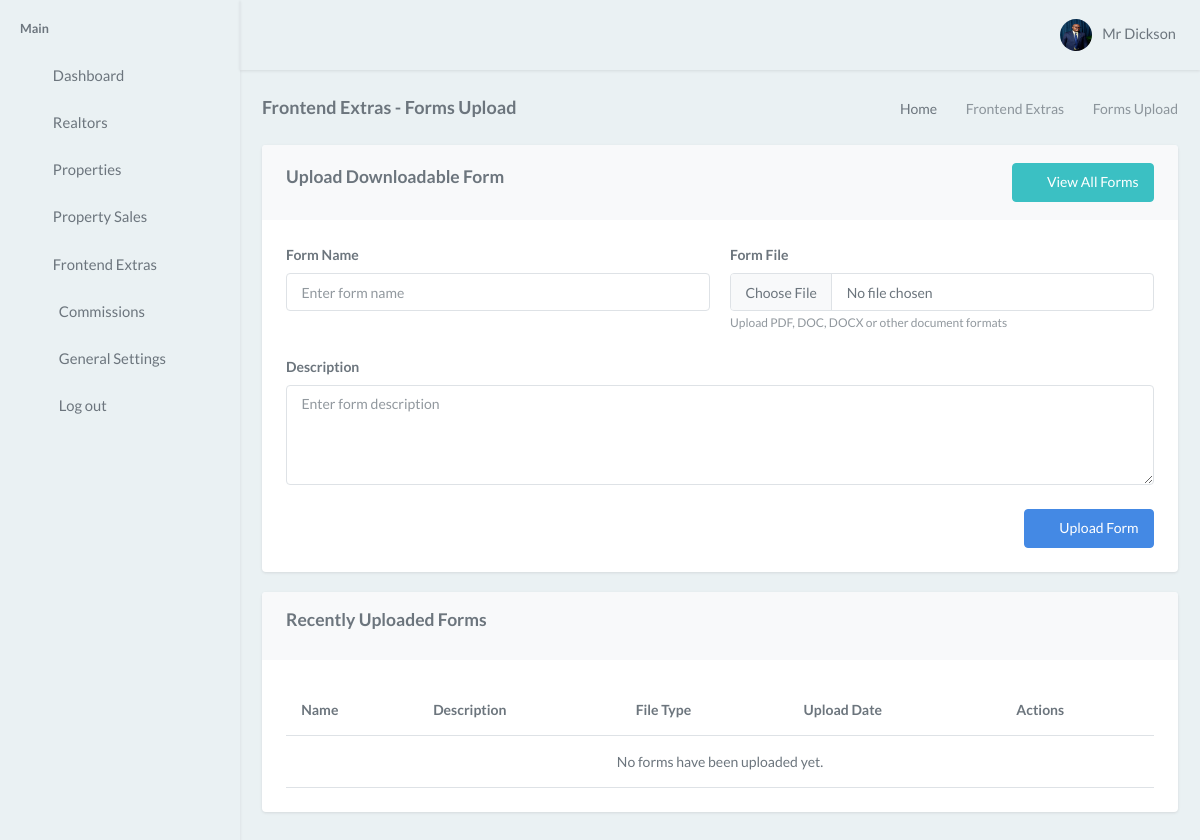
Page /user/frontend-extras/forms/upload/ (signed in) on the earlier database version.
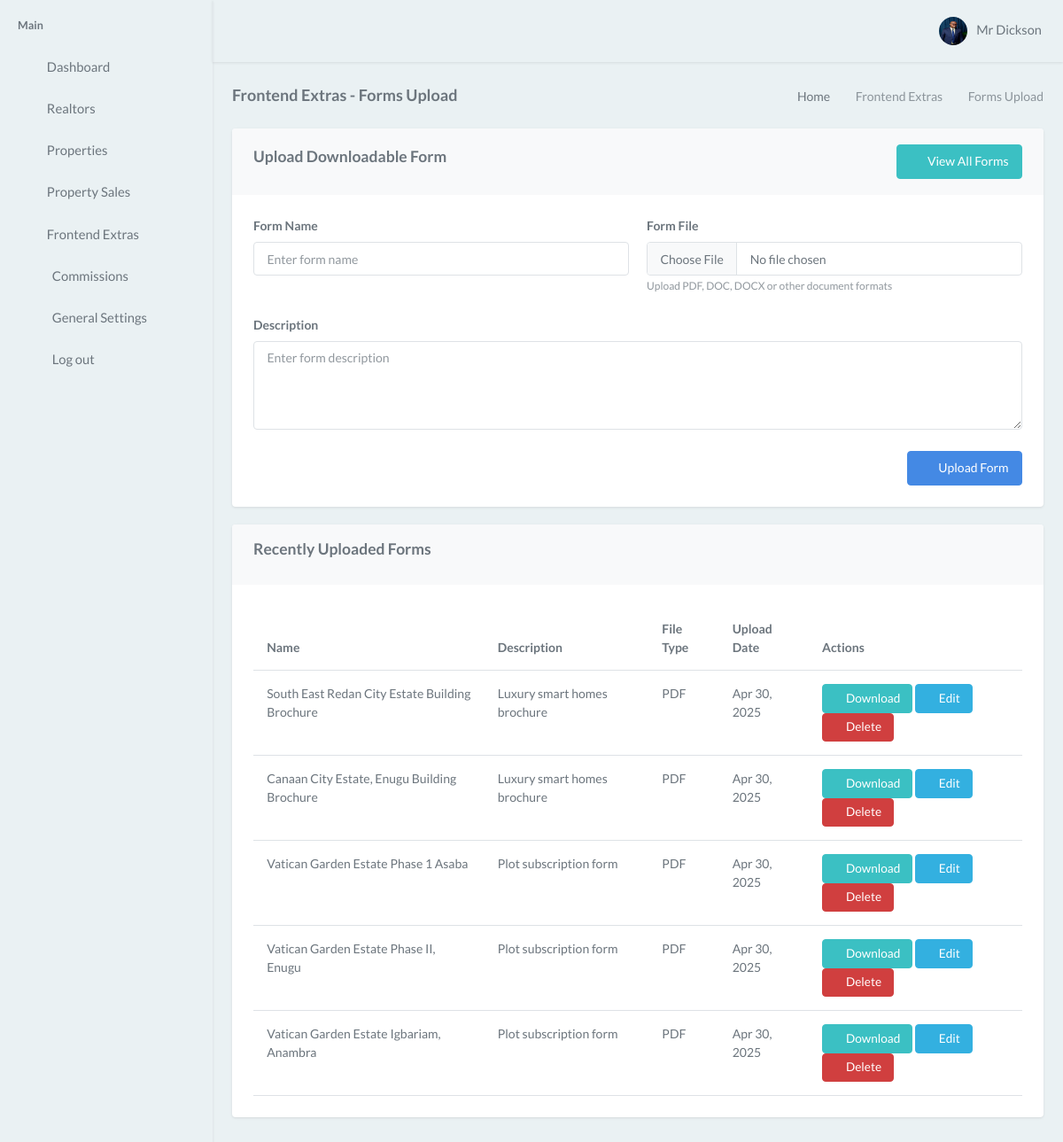
Same page on the later database version.
### estate/models.py (models this page shows, shortened)
class User(AbstractUser):
    date_joined = models.DateTimeField(auto_now_add=True)
    image = models.ImageField(upload_to='users/', null=True, blank=True)
    class Meta:
        app_label = 'estate'

class FormUpload(models.Model):
    name = models.CharField(max_length=255)
    description = models.TextField(blank=True, null=True)
    form_file = models.FileField(upload_to='forms/')
    created_at = models.DateTimeField(default=timezone.now)
    updated_at = models.DateTimeField(auto_now=True)
    @property
    def file_type(self):
        _, extension = os.path.splitext(self.form_file.name)
        return extension.upper()[1:] if extension else 'N/A'
    class Meta:
        ordering = ['-created_at']
        verbose_name = 'Form Upload'
        verbose_name_plural = 'Form Uploads'

### estate/views.py (the view, shortened to what this page needs)
# urls.py: path('user/frontend-extras/forms/upload/', views.upload_form, name='upload_form'),
@login_required
def upload_form(request):
    recent_forms = FormUpload.objects.all().order_by('-created_at')[:5]
    return render(request, "user/forms_upload.html", {
        'recent_forms': recent_forms
    })

### estate/templates/user/forms_upload.html (shortened to what this page needs)
{% extends 'user/base.html' %}
{% block body %}
    <div class="content-page">
        <div class="content">
            <div class="container-fluid">
                <div class="row">
                    <div class="col-sm-12">
                        <div class="page-title-box">
                            <div class="page-title-right">
                                <ol class="breadcrumb m-0">
                                    <li class="breadcrumb-item"><a href="{% url 'user' %}">Home</a></li>
                                    <li class="breadcrumb-item active">Frontend Extras</li>
                                    <li class="breadcrumb-item active">Forms Upload</li>
                                </ol>
                            </div>
                            <h4 class="page-title">Frontend Extras - Forms Upload</h4>
                        </div>
                    </div>
                </div>
                <div class="row">
                    <div class="col-12">
                        <div class="card">
                            <div class="card-header d-flex justify-content-between align-items-center">
                                <h4 class="card-title">Upload Downloadable Form</h4>
                                <a href="{% url 'forms_list' %}" class="btn btn-primary">
                                    <i class="ri-file-list-line align-middle me-1"></i> View All Forms
                                </a>
                            </div>
                            <div class="card-body">
                                <form method="post" enctype="multipart/form-data" action="{% url 'upload_form' %}">
                                    <div class="row">
                                        <div class="col-md-6">
                                            <div class="mb-3">
                                                <label for="form_name" class="form-label">Form Name</label>
                                                <input type="text" class="form-control" id="form_name" name="name" required placeholder="Enter form name">
                                            </div>
                                        </div>
                                        <div class="col-md-6">
                                            <div class="mb-3">
                                                <label for="form_file" class="form-label">Form File</label>
                                                <input type="file" class="form-control" id="form_file" name="form_file" required>
                                                <small class="form-text text-muted">Upload PDF, DOC, DOCX or other document formats</small>
                                            </div>
                                        </div>
                                    </div>
                                    <div class="row">
                                        <div class="col-12">
                                            <div class="mb-3">
                                                <label for="description" class="form-label">Description</label>
                                                <textarea class="form-control" id="description" name="description" rows="4" placeholder="Enter form description"></textarea>
                                            </div>
                                        </div>
                                    </div>
                                    <div class="text-end">
                                        <button type="submit" class="btn btn-success">
                                            <i class="ri-upload-cloud-line align-middle me-1"></i> Upload Form
                                        </button>
                                    </div>
                                </form>
                            </div>
                        </div>
                    </div>
                </div>
                <div class="row">
                    <div class="col-12">
                        <div class="card">
                            <div class="card-header">
                                <h4 class="card-title">Recently Uploaded Forms</h4>
                            </div>
                            <div class="card-body">
                                <div class="table-responsive">
                                    <table class="table table-hover mb-0">
                                        <thead>
                                            <tr>
                                                <th>Name</th>
                                                <th>Description</th>
                                                <th>File Type</th>
                                                <th>Upload Date</th>
                                                <th>Actions</th>
                                            </tr>
                                        </thead>
                                        <tbody>
                                            {% for form in recent_forms %}
                                            <tr>
                                                <td>{{ form.name }}</td>
                                                <td>{{ form.description|truncatechars:50 }}</td>
                                                <td>{{ form.file_type }}</td>
                                                <td>{{ form.created_at|date:"M d, Y" }}</td>
                                                <td>
                                                    <a href="{{ form.form_file.url }}" class="btn btn-sm btn-primary" download>
                                                        <i class="ri-download-line"></i> Download
                                                    </a>
                                                    <a href="{% url 'edit_form' form.id %}" class="btn btn-sm btn-info">
                                                        <i class="ri-edit-line"></i> Edit
                                                    </a>
                                                    <form method="post" action="{% url 'delete_form' form.id %}" class="d-inline">
                                                        <button type="submit" class="btn btn-sm btn-danger" onclick="return confirm('Are you sure you want to delete this form?');">
                                                            <i class="ri-delete-bin-line"></i> Delete
                                                        </button>
                                                    </form>
                                                </td>
                                            </tr>
                                            {% empty %}
                                            <tr>
                                                <td colspan="5" class="text-center">No forms have been uploaded yet.</td>
                                            </tr>
                                            {% endfor %}
                                        </tbody>
                                    </table>
                                </div>
                            </div>
                        </div>
                    </div>
                </div>
            </div>
        </div>
    </div>
{% endblock body %}

### estate/templates/user/base.html (shortened to what this page needs)
<!DOCTYPE html>
<html lang="en">
<head>
    <link rel="stylesheet" href="/static/user/vendor/daterangepicker/daterangepicker.css">
    <link rel="stylesheet" href="/static/user/vendor/admin-resources/jquery.vectormap/jquery-jvectormap-1.2.2.css">
    <link href="/static/user/css/app.min.css" rel="stylesheet" type="text/css" id="app-style" />
    <link href="/static/user/css/icons.min.css" rel="stylesheet" type="text/css" />
</head>
<body>
    <div class="wrapper">
        <div class="navbar-custom">
            <div class="topbar container-fluid">
                <div class="d-flex align-items-center gap-1">
                    <button class="button-toggle-menu">
                        <i class="ri-menu-line"></i>
                    </button>
                </div>
                <ul class="topbar-menu d-flex align-items-center gap-3">
                    <li class="d-none d-sm-inline-block">
                        <a class="nav-link" data-bs-toggle="offcanvas" href="#theme-settings-offcanvas">
                            <i class="ri-settings-3-line fs-22"></i>
                        </a>
                    </li>
                    <li class="d-none d-sm-inline-block">
                        <div class="nav-link" id="light-dark-mode">
                            <i class="ri-moon-line fs-22"></i>
                        </div>
                    </li>
                    <li class="dropdown">
                        <a class="nav-link dropdown-toggle arrow-none nav-user" data-bs-toggle="dropdown" href="#"
                            role="button" aria-haspopup="false" aria-expanded="false">
                            {% if user.image %}
                            <span class="account-user-avatar">
                                <img src="{{ user.image.url }}" alt="user-image" width="32" height="32"
                                    class="rounded-circle">
                            </span>
                            {% else %}
                            <span class="account-user-avatar">
                                <img src="/static/user/images/profile-default.png" alt="user-image" width="32" height="32"
                                    class="rounded-circle">
                            </span>
                            {% endif %}
                            <span class="d-lg-block d-none">
                                <h5 class="my-0 fw-normal">Mr {{user.first_name|title}} <i
                                        class="ri-arrow-down-s-line d-none d-sm-inline-block align-middle"></i></h5>
                            </span>
                        </a>
                    </li>
                </ul>
            </div>
        </div>
        <div class="leftside-menu">
            <div class="h-100" id="leftside-menu-container" data-simplebar>
                <ul class="side-nav">
                    <li class="side-nav-title">Main</li>
                    <li class="side-nav-item">
                        <a href="{% url 'user' %}" class="side-nav-link">
                            <i class="ri-dashboard-3-line"></i>
                            <span> Dashboard </span>
                        </a>
                    </li>
                    <li class="side-nav-item">
                        <a href="{% url 'realtors_page' %}"  class="side-nav-link">
                            <i class="ri-group-line"></i>
                            <span> Realtors </span>
                        </a>
                    </li>
                    <li class="side-nav-item">
                        <a href="{% url 'property_list' %}" class="side-nav-link">
                            <i class="ri-building-line"></i>
                            <span> Properties </span>
                        </a>
                    </li>
                    <li class="side-nav-item">
                        <a href="{% url 'property_sales_list' %}" class="side-nav-link">
                            <i class="ri-line-chart-line"></i>
                            <span> Property Sales </span>
                        </a>
                    </li>
                    <li class="side-nav-item">
                        <a href="{% url 'frontend_extras' %}" class="side-nav-link">
                            <i class="ri-magic-fill"></i>
                            <span> Frontend Extras</span>
                        </a>
                    </li>
                    <li class="side-nav-item">
                        <a href="{% url 'commissions_list' %}" class="side-nav-link">
                            <i class="ri-hand-coin-line fs-18 align-middle me-1"></i>
                            <span> Commissions</span>
                        </a>
                    </li>
                    <li class="side-nav-item">
                        <a href="{% url 'general_settings' %}" class="side-nav-link">
                            <i class="ri-settings-4-line fs-18 align-middle me-1"></i>
                            <span> General Settings</span>
                        </a>
                    </li>
                    <li class="side-nav-item">
                        <a href="{% url 'signout' %}" class="side-nav-link">
                            <i class="ri-logout-box-line fs-18 align-middle me-1"></i>
                            <span> Log out</span>
                        </a>
                    </li>
                </ul>
            </div>
        </div>
        {% block body %}
        {% endblock body %}
    </div>
</body>
</html>

Differences in the rows shown:
added FormUpload: name "South East Redan City Estate Building Brochure", description "Luxury smart homes brochure", file_type "PDF", created_at "Apr 30, 2025"
added FormUpload: name "Canaan City Estate, Enugu Building Brochure", description "Luxury smart homes brochure", file_type "PDF", created_at "Apr 30, 2025"
added FormUpload: name "Vatican Garden Estate Phase 1 Asaba", description "Plot subscription form", file_type "PDF", created_at "Apr 30, 2025"
added FormUpload: name "Vatican Garden Estate Phase II, Enugu", description "Plot subscription form", file_type "PDF", created_at "Apr 30, 2025"
added FormUpload: name "Vatican Garden Estate Igbariam, Anambra", description "Plot subscription form", file_type "PDF", created_at "Apr 30, 2025"
Other differences:
text no longer shown: "No forms have been uploaded yet."
